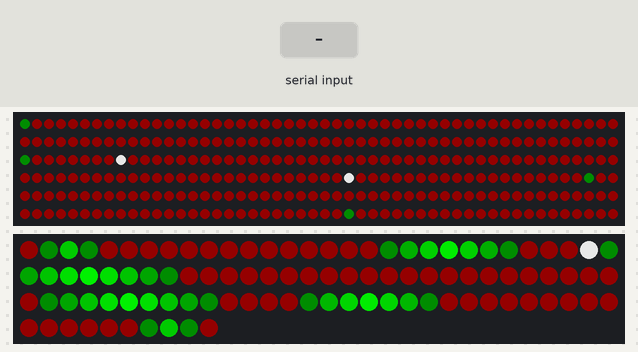
The sketch below on a simulated Arduino Uno, built with avr-gcc and run on an emulated ATmega328P. Shown: 300 RGB LEDs in strip order, left to right, continuing on the next row, 100 RGB LEDs in strip order, left to right, continuing on the next row. Inputs (shaded band) come from the test bench. Dim RGB values are drawn brighter than linear; random numbers use the default seed unless the sketch sets one.

Above: at 1.2 s.
1.3 s: "D" received over Serial
At 1.73 s:
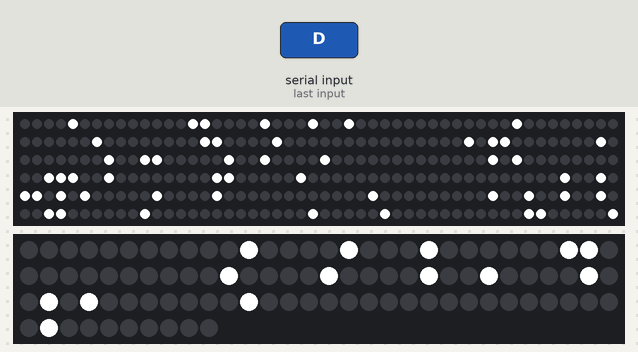
4.0 s: "N" received over Serial
At 4.26 s:
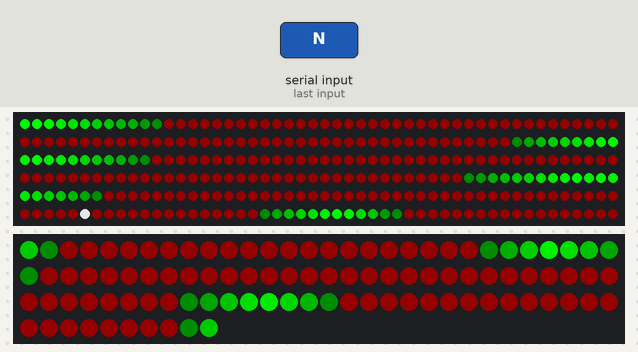
At 5.2 s:
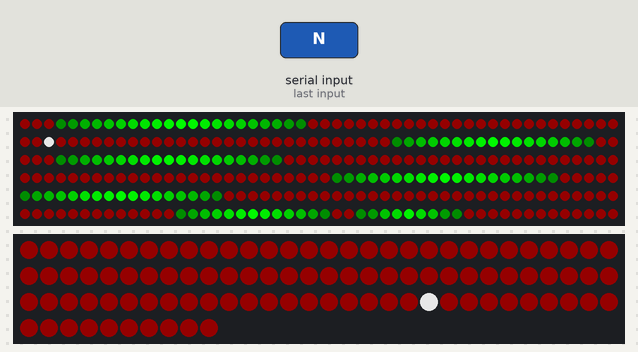
Timing chart, 0 to 7.0 s (numbered marks = the images above; inputs shaded):
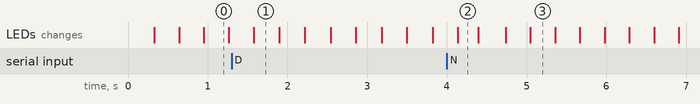

The sketch:

cylon_tree_double.ino
```cpp
#include <FastLED.h>
#define NUM_LEDS 300
#define NUM_LEDS2 100
CRGB leds1[NUM_LEDS];
CRGB leds2[NUM_LEDS2];
#define NUM_LEVELS 7
#define NUM_LEVELS2 6
    // Left side bushes:
 int prevcal1[NUM_LEVELS] = {53, 100, 149, 197, 242, 277, NUM_LEDS-1};
 int prevcal2[NUM_LEVELS2] = {8, 26, 49, 72, 91, NUM_LEDS2-1};

void setup() {
  FastLED.addLeds<NEOPIXEL, A0>(leds1, NUM_LEDS);
  FastLED.addLeds<NEOPIXEL, A2>(leds2, NUM_LEDS2);
  Serial.begin(9600);
}

#define CYLON_WIDTH 20
#define CYLON_SCALE 13

void Cylon(int phase, CRGB *leds, int *prevcal, int num_levels) {
  int prev = 0;
  bool reverse = false;
  for (int j = 0; j < num_levels; ++j) {
    int dot = prevcal[j];
    int len = dot - prev;
    // this is normally between 0 and len, but goes off the edge by a bit
    int cloc = (phase * len) / 100;
    // Location of center of dot:
    int loc  = reverse ? dot - cloc : prev + cloc;
    // fade light out over set distance:
    for (int i = 0; i < CYLON_WIDTH; ++i) {
        int offset = (i*len) / 100;
        if (loc+offset >= prev && loc+offset <= dot) {
            leds[loc+offset].setRGB(0, CYLON_SCALE * (CYLON_WIDTH - i), 0);
        }
        if (loc-offset >= prev && loc-offset <= dot) {
            leds[loc-offset].setRGB(0, CYLON_SCALE * (CYLON_WIDTH - i), 0);
        }
    }
    prev = dot;
    reverse = !reverse;
  }
}


// phase1 is 100, phase 2 is 30, scaled up
class DoublePhase {
public:
    void Update() {
      int scaler = phase_ < 100 ? 3 : 1;
      phase_ += phase_dir_ * scaler;
      if (phase_ < 0 || phase_ > 200) {
        phase_dir_ *= -1;
        phase_ += phase_dir_*3 * scaler;
      }
    }
    int Phase1() { return phase_ > 80 ? phase_ - 100 : -20; }
    int Phase2() { return 100 - phase_; }

private:
    int phase_ = 0;
    int phase_dir_ = 1;
};

DoublePhase dphase;


void display() {
  for (int dot = 0; dot < NUM_LEDS; dot++) {
    leds1[dot].setRGB(20, 0, 0);
  }
  for (int dot = 0; dot < NUM_LEDS2; dot++) {
    leds2[dot].setRGB(20, 0, 0);
  }
  leds1[random(NUM_LEDS)].setRGB(180, 180, 180);
  leds1[random(NUM_LEDS)].setRGB(180, 180, 180);
  leds2[random(NUM_LEDS2)].setRGB(180, 180, 180);
  dphase.Update();
  Cylon(dphase.Phase1(), leds1, prevcal1, NUM_LEVELS);
  Cylon(dphase.Phase2(), leds2, prevcal2, NUM_LEVELS2);
  FastLED.show();
}

void detection_display() {
  for (int dot = 0; dot < NUM_LEDS; dot++) {
    leds1[dot].setRGB(0, 0, 0);
  }
  for (int dot = 0; dot < NUM_LEDS2; dot++) {
    leds2[dot].setRGB(0, 0, 0);
  }
  for (int i = 0; i < 55; ++i) {
    int rand = random(NUM_LEDS);
    leds1[rand].setRGB(255, 255, 255);
  }
  for (int i = 0; i < 15; ++i) {
    leds2[random(NUM_LEDS2)].setRGB(255, 255, 255);
  }
  FastLED.show();
}

bool has_detections=false;
void loop() {
  if (Serial.available() > 0) {
    int in  = Serial.read();
    if (in == 'D') {
      has_detections = true;
    } else {
    if (in == 'N')
      has_detections = false;
    }
  }
  if (has_detections) {
    detection_display();
  } else {
    display();
  }
  delay(20);
}
```
